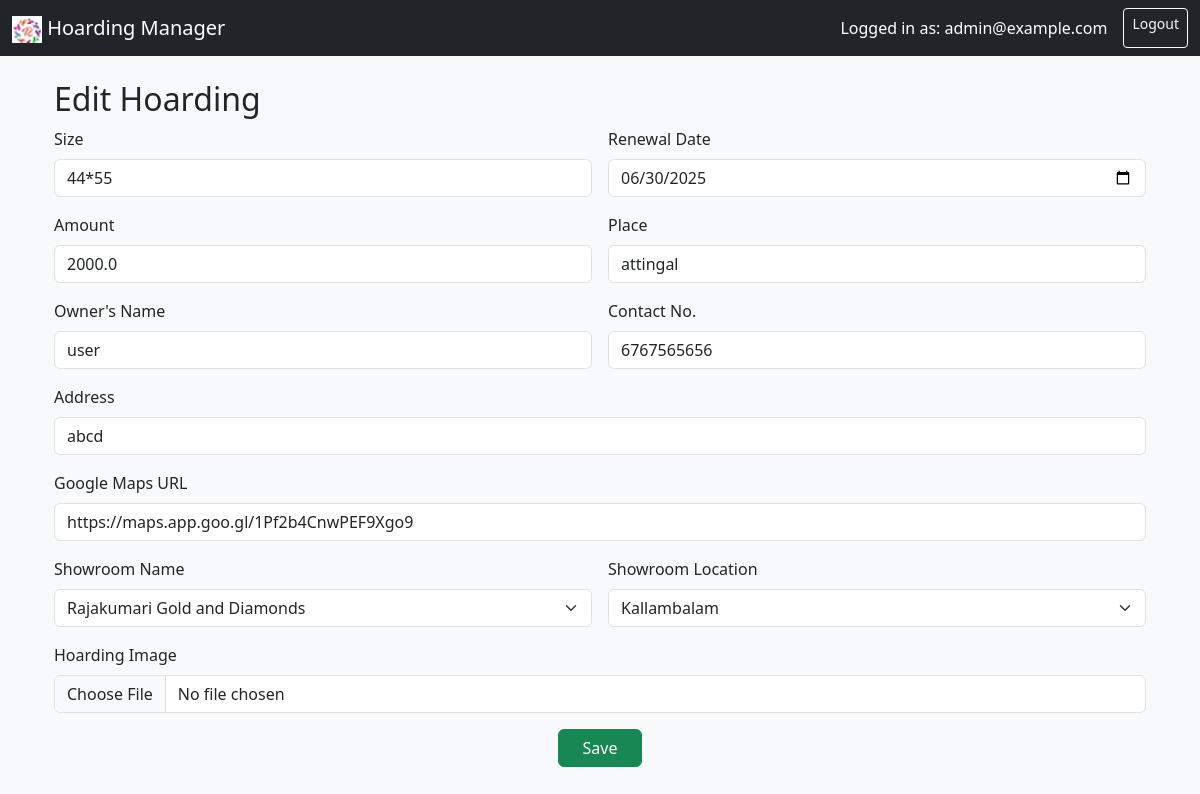
Page /edit/4 (signed in) on the committed database.
### models.py (models this page shows)
class User(UserMixin, db.Model):
    id       = db.Column(db.Integer, primary_key=True)
    email    = db.Column(db.String(150), unique=True, nullable=False)
    password = db.Column(db.String(256), nullable=False)
    is_admin = db.Column(db.Boolean, default=False)

class Hoarding(db.Model):
    id                = db.Column(db.Integer, primary_key=True)
    size              = db.Column(db.String(50))
    renewal_date      = db.Column(db.Date)
    amount            = db.Column(db.Float)
    place             = db.Column(db.String(100))
    owner_name        = db.Column(db.String(100))
    contact           = db.Column(db.String(20))
    address           = db.Column(db.String(200))
    location_url      = db.Column(db.String(300))
    showroom_name     = db.Column(db.String(100))
    showroom_location = db.Column(db.String(100))
    image_filename    = db.Column(db.String(300))
    created_by        = db.Column(db.Integer, db.ForeignKey('user.id'))
    user = db.relationship('User', backref='hoardings')

### app.py (the view, shortened to what this page needs)
@app.route('/edit/<int:id>', methods=['GET', 'POST'])
@login_required
def edit(id):
    h = Hoarding.query.get_or_404(id)
    if not (current_user.id == h.created_by or current_user.is_admin):
        flash("Access denied.", "danger")
        return redirect(url_for('dashboard'))
    form = HoardingForm(obj=h)
    return render_template("hoarding_form.html", form=form, title="Edit Hoarding")

### app.py (called while the page is built)
@login_manager.user_loader
def load_user(user_id):
    return User.query.get(int(user_id))

### templates/hoarding_form.html (shortened to what this page needs)
{% extends 'base.html' %}
{% block content %}
<div class="container mt-4">
  <h2>{{ title if title else "Add New Hoarding" }}</h2>
  <form method="post" enctype="multipart/form-data">
    <div class="row g-3">
      <div class="col-md-6">
        {{ form.size.label(class="form-label") }}
        {{ form.size(class="form-control") }}
      </div>
      <div class="col-md-6">
        {{ form.renewal_date.label(class="form-label") }}
        {{ form.renewal_date(class="form-control") }}
      </div>
      <div class="col-md-6">
        {{ form.amount.label(class="form-label") }}
        {{ form.amount(class="form-control") }}
      </div>
      <div class="col-md-6">
        {{ form.place.label(class="form-label") }}
        {{ form.place(class="form-control") }}
      </div>
      <div class="col-md-6">
        {{ form.owner_name.label(class="form-label") }}
        {{ form.owner_name(class="form-control") }}
      </div>
      <div class="col-md-6">
        {{ form.contact.label(class="form-label") }}
        {{ form.contact(class="form-control") }}
      </div>
      <div class="col-12">
        {{ form.address.label(class="form-label") }}
        {{ form.address(class="form-control") }}
      </div>
      <div class="col-12">
        {{ form.location_url.label(class="form-label") }}
        {{ form.location_url(class="form-control") }}
      </div>
      <div class="col-md-6">
        {{ form.showroom_name.label(class="form-label") }}
        {{ form.showroom_name(class="form-select") }}
      </div>
      <div class="col-md-6">
        {{ form.showroom_location.label(class="form-label") }}
        {{ form.showroom_location(class="form-select") }}
      </div>
      <div class="col-12">
        {{ form.image.label(class="form-label") }}
        {{ form.image(class="form-control") }}
      </div>
      <div class="col-12 text-center mt-3">
        {{ form.submit(class="btn btn-success px-4") }}
      </div>
    </div>
  </form>
</div>
{% endblock %}

### templates/base.html (shortened to what this page needs)
<!DOCTYPE html>
<html lang="en">
<head>
  <link href="https://cdn.jsdelivr.net/npm/bootstrap@5.3.3/dist/css/bootstrap.min.css" rel="stylesheet">
  <link href="{{ url_for('static', filename='css/styles.css') }}" rel="stylesheet">
</head>
<body class="bg-light">
  <nav class="navbar navbar-expand-lg navbar-dark bg-dark mb-4">
    <div class="container-fluid">
      <a class="navbar-brand" href="{{ url_for('dashboard') }}">
        <img src="{{ url_for('static', filename='logo.png') }}" alt="Logo" width="30"> Hoarding Manager
      </a>
      <div class="d-flex">
        {% if current_user.is_authenticated %}
          <span class="navbar-text me-3 text-white">Logged in as: {{ current_user.email }}</span>
          <a class="btn btn-outline-light btn-sm" href="{{ url_for('logout') }}">Logout</a>
        {% endif %}
      </div>
    </div>
  </nav>
  <main class="container">
    {% block content %}{% endblock %}
  </main>
</body>
</html>

### static/css/styles.css (style rules this page uses)
body { background-color: #f5f5f5; }

### rows in the picture
User: email "admin@example.com"
Hoarding: size "44*55", renewal_date "06/30/2025", amount "2000.0", place "attingal", owner_name "user", contact "6767565656", address "abcd", location_url "https://maps.app.goo.gl/1Pf2b4CnwPEF9Xgo9", showroom_name "Rajakumari Gold and Diamonds", showroom_location "Kallambalam"

### other values in the picture
{{ title if title else "Add New Hoarding" }} "Edit Hoarding"
